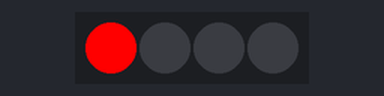
Simulated run of this sketch. Board: Arduino Uno, built with avr-gcc and run on an emulated ATmega328P. Parts: 4 RGB LEDs in strip order, left to right.

Above: at 0.05 s.
At 0.55 s:
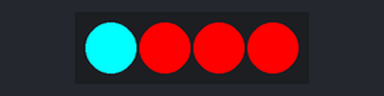
At 0.9 s:
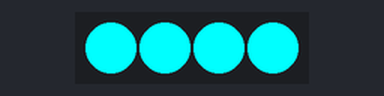
At 1.25 s:
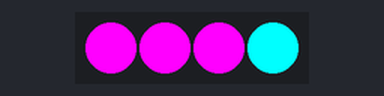
At 1.9 s:
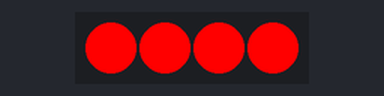
At 2.9 s:
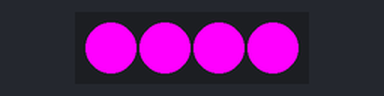
Timing chart, 0 to 3.5 s (numbered marks = the images above):
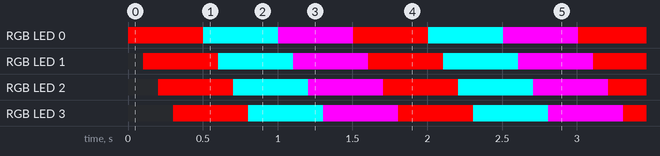

Measured:
- by itself, RGB LED 0–3: repeats every 1.5 s: RGB(0, 255, 255) 0.50 s, RGB(255, 0, 255) 0.50 s, RGB(255, 0, 0) 0.50 s

The sketch:

NEOPIXEL.ino
```cpp
#include <Adafruit_NeoPixel.h>

#define PIN 5

//the Wemos WS2812B RGB shield has 1 LED connected to pin 2
Adafruit_NeoPixel pixels = Adafruit_NeoPixel(4, PIN, NEO_GRB + NEO_KHZ800);


void setup()
{
  pixels.begin(); // This initializes the NeoPixel library.
}

void loop()
{
  int led;
  for(led=0; led <=4; led++)
  {
    setColor(led,255,0,0,100); //red
  }
  for(led=0; led <=4; led++)
  {
    setColor(led,0,255,255,100); //
  }
  for(led=0; led <=4; led++)
  {
    setColor(led,255,0,255,100); //
  }
}

//simple function which takes values for the red, green and blue led and also
//a delay
void setColor(int led, int redValue, int greenValue, int blueValue, int delayValue)
{
  pixels.setPixelColor(led, pixels.Color(redValue, greenValue, blueValue));
  pixels.show();
  delay(delayValue);
}
```
